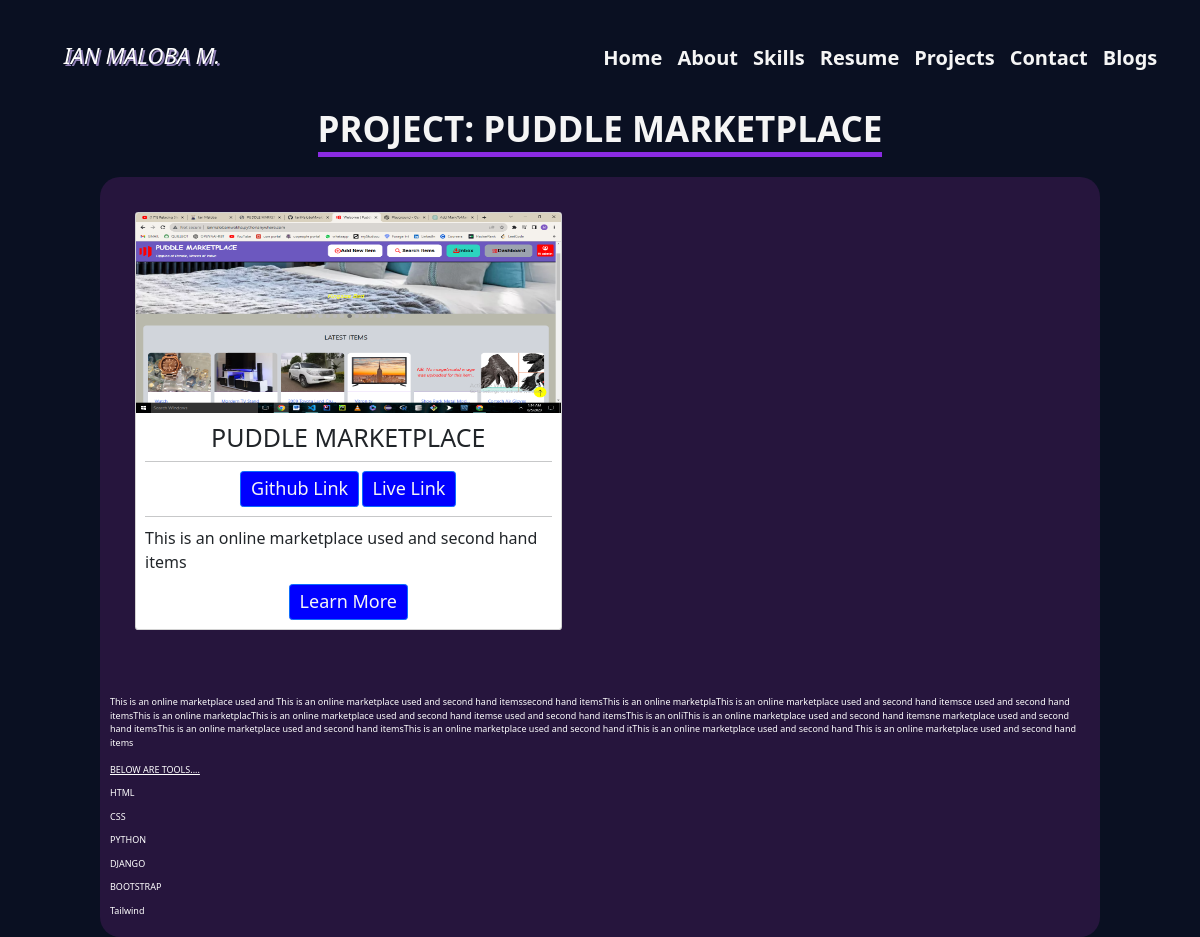
The page /project/1/PUDDLE MARKETPLACE/ on the database its author committed.
### core/models.py (models this page shows, shortened)
class Project(models.Model):
    project_name = models.CharField(max_length=255)
    github_link = models.CharField(max_length=255, null=True, blank=True)
    live_link = models.CharField(max_length=255, null=True)
    project_image = models.ImageField(upload_to='project_images', blank=True, null=True)
    project_short_description = models.CharField(max_length=255, null=True, blank=True)
    project_description = RichTextField(null=True, blank=True)
    tools_and_lang = models.ManyToManyField(ToolsUsed, max_length=255, blank=True)
    created_at = models.DateTimeField(auto_now_add=True, null=True)
    class Meta:
        verbose_name_plural = "PROJECTS SECTION: Project"

class ToolsUsed(models.Model):
    tools_name = models.CharField(max_length=100)
    class Meta:
        verbose_name_plural = "PROJECTS SECTION: Tools and Technologies Used"

### core/views.py (the view)
# urls.py: path('project/<int:pk>/<str:project_name>/', views.project_detail, name='project_detail'),
def project_detail(request, pk, project_name):
    project = get_object_or_404(Project, pk=pk)
    return render(request, 'core/project_detail.html', {
        'project': project,
        'pk': pk,
        'project_name': project_name,
    })

### core/templates/core/project_detail.html (shortened to what this page needs)
{% extends 'core/base.html' %}
{% block content %}
<br>
<br>
<br>
<br>
<br>
<br>
<br>
<br>
    <h2><span class="text-underline" style="padding-top: 40px;">PROJECT: {{ project.project_name }}</span></h2>
    <div class="about-container mt-5">
      <div class="row justify-content-between align-items-center">
        <div class="row">
            <div class="col-sm-6 col-md-6 text-center">
              <div class="card">
                <img src="{{ project.project_image.url }}" class="card-img-top" alt="project-image" height="200px" width="250px">
                <div class="card-body">
                  <h5 class="card-title">{{ project.project_name }}</h5>
                  <hr>
                  <a href="{{ project.github_link }}" class="btn btn-primary" target="_blank">Github Link</a>
                  <a href="{{ project.live_link }}" class="btn btn-primary" target="_blank">Live Link</a>
                  <hr>
                  <p class="card-text">{{ project.project_short_description }}</p>
                  <a href="#" class="btn btn-primary">Learn More</a>
                </div>
              </div>
            </div>
        </div>
      </div>
      <br>
      <br>
      <br>
      {{ project.project_description }}
            <br>
            <br>
            <p><u>BELOW ARE TOOLS.... </u></p>
              {% for tool_lang in project.tools_and_lang.all %}
                  <p>{{ tool_lang.tools_name }}</p>
              {% endfor %}
    </div>
{% endblock %}

### core/templates/core/base.html (shortened to what this page needs)
<!doctype html>
<html lang="en">
  <head>
    <link href="https://cdn.jsdelivr.net/npm/bootstrap@5.3.0/dist/css/bootstrap.min.css" rel="stylesheet">
    {% load static %}
    <link rel="stylesheet" type="text/css" href="{% static 'css/style.css' %}">
  </head>
  <body class="outerbody">
    <nav class="nav">
      <div class="container">
          <div class="logo">
              <a href="{% url 'index' %}"><i>IAN MALOBA M.</i></a>
          </div>
          <div id="mainListDiv" class="main_list" id="main-nav">
              <ul class="navlinks">
            <li> <a href="#" class="nav-link">Home</a></li>
            <li> <a href="#About" class="nav-link">About</a></li>
            <li><a href="#Skills" class="nav-link">Skills</a></li>
            <li> <a href="#Resume" class="nav-link">Resume</a></li>
            <li><a href="#Projects" class="nav-link">Projects</a></li>
            <li> <a href="#Contact" class="nav-link">Contact</a></li>
            <li><a href="#Blogs" class="nav-link">Blogs</a></li>
              </ul>
          </div>
      </div>
    </nav>
  {% block content %}
  {% endblock %}
    </body>
</html>

### static/css/style.css (style rules this page uses)
.about-container { max-width: 1000px; margin: 0 auto; padding: 10px; border-radius: 20px; background-color: #26153d; box-sizing: border-box; }
.about-container p { margin-bottom: 10px; }
.card { margin: 25px; }
.card-title { font-size: 25px !important; }
.btn-primary { background-color: blue; font-size: 18px; color: whitesmoke; padding-left: 10px; padding-right: 10px; }
.card-text { font-size: medium; text-align: left; }
body { background-color: rgb(10, 16, 34) !important; color: white; }
a { text-decoration: none; }
.logo { font-size: 30px !important; }
html { scroll-behavior: smooth; }
html, .outerbody { margin: 0; padding: 0; box-sizing: border-box; font-size: 9px; }
.nav { width: 100%; height: 65px; position: fixed !important; line-height: 65px; text-align: center; top: 0; left: 0; width: 100%; z-index: 9999; }
.nav div.logo { float: left; width: auto; height: auto; padding-left: 3rem; text-shadow: 2px 2px #9282b8; }
.nav div.logo a { text-decoration: none; color: #fff; font-size: 2.5rem; }
.nav div.main_list { height: 65px; float: right; }
.nav div.main_list ul { width: 100%; height: 65px; display: flex; list-style: none; margin: 0; padding: 0; }
.nav div.main_list ul li { width: auto; height: 65px; padding: 0; padding-right: 3rem; }
.nav div.main_list ul li a { text-decoration: none; color: whitesmoke; line-height: 65px; font-size: 2.4rem; }
.nav { padding-top: 20px; padding-bottom: 20px; -webkit-transition: all 0.4s ease; transition: all 0.4s ease; }
#mainListDiv .navlinks .nav-link { text-decoration: none !important; }
#mainListDiv .navlinks { margin: 0; padding: 0; list-style: none; }
#mainListDiv .navlinks .nav-link { margin-right: -30px !important; font-size: 20px !important; font-weight: bolder; }
#mainListDiv .navlinks .nav-link:last-child { margin-right: 0; }

### rows shown on the page
Project: project_name "PUDDLE MARKETPLACE", project_image (picture), project_short_description "This is an online marketplace used and second hand items", project_description "This is an online marketplace used and This is an online marketplace used and second hand itemssecond hand itemsThis is an online marketplaThis is an online marketplace used and second hand itemsce used and second hand itemsThis is an online marketplacThis is an online marketplace used and second hand itemse used and second hand itemsThis is an onliThis is an online marketplace used and second hand itemsne marketplace used and second hand itemsThis is an online marketplace used and second hand itemsThis is an online marketplace used and second hand itThis is an online marketplace used and second hand This is an online marketplace used and second hand items"
ToolsUsed: tools_name "HTML"
ToolsUsed: tools_name "CSS"
ToolsUsed: tools_name "PYTHON"
ToolsUsed: tools_name "DJANGO"
ToolsUsed: tools_name "BOOTSTRAP"
ToolsUsed: tools_name "Tailwind"
